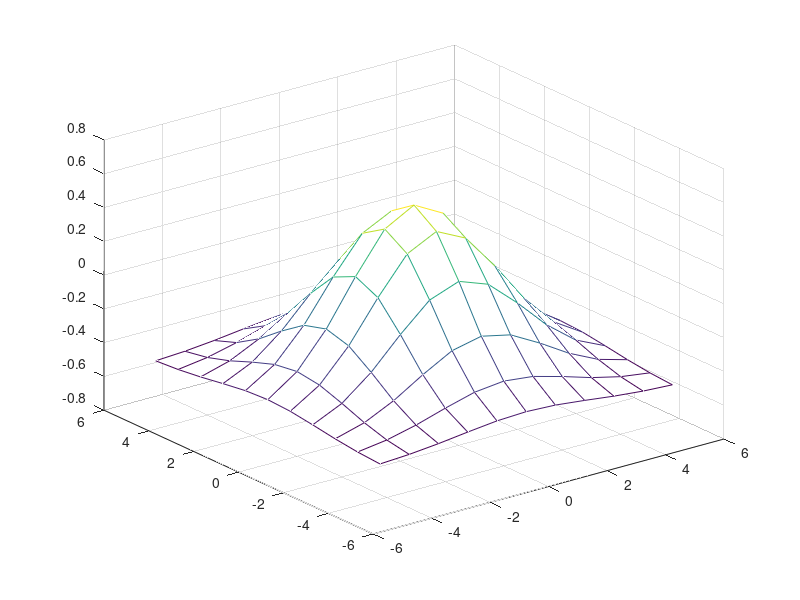

MATLAB code for this plot:
x = (-5:1:5)';
y = x;
z = exp(-x .* x * 0.1) * exp(-y .* y * 0.1)' - 0.5;
[gridsize, xsize] = size(x);
disp(gridsize);
disp(size(z));

mesh(x, y, z);

targets = reshape(z, 1, gridsize*gridsize);
[xx, yy] = meshgrid(x, y);
patterns = [reshape(xx, 1, gridsize*gridsize); reshape(yy, 1, gridsize*gridsize)];

permute = randperm(gridsize*gridsize);
patterns = patterns(:,permute);
targets = targets(:,permute);

%first n patterns and targets
n = 25;
patterns = patterns(:, 1:n);
targets = targets(:, 1:n);
